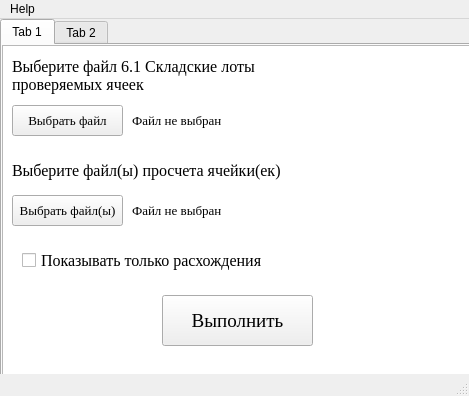
<?xml version="1.0" encoding="UTF-8"?>
<ui version="4.0">
 <class>MainWindow</class>
 <widget class="QMainWindow" name="MainWindow">
  <property name="geometry">
   <rect>
    <x>0</x>
    <y>0</y>
    <width>469</width>
    <height>396</height>
   </rect>
  </property>
  <property name="windowTitle">
   <string>MainWindow</string>
  </property>
  <widget class="QWidget" name="centralwidget">
   <widget class="QTabWidget" name="tabWidget">
    <property name="geometry">
     <rect>
      <x>0</x>
      <y>0</y>
      <width>471</width>
      <height>361</height>
     </rect>
    </property>
    <property name="currentIndex">
     <number>0</number>
    </property>
    <widget class="QWidget" name="tab">
     <property name="cursor">
      <cursorShape>ArrowCursor</cursorShape>
     </property>
     <attribute name="title">
      <string>Tab 1</string>
     </attribute>
     <widget class="QPushButton" name="pushButton_3">
      <property name="geometry">
       <rect>
        <x>160</x>
        <y>250</y>
        <width>151</width>
        <height>51</height>
       </rect>
      </property>
      <property name="font">
       <font>
        <family>Times New Roman</family>
        <pointsize>14</pointsize>
        <weight>50</weight>
        <bold>false</bold>
       </font>
      </property>
      <property name="text">
       <string>Выполнить</string>
      </property>
     </widget>
     <widget class="QLabel" name="label_3">
      <property name="geometry">
       <rect>
        <x>130</x>
        <y>60</y>
        <width>221</width>
        <height>31</height>
       </rect>
      </property>
      <property name="font">
       <font>
        <family>Times New Roman</family>
        <pointsize>10</pointsize>
        <weight>50</weight>
        <italic>false</italic>
        <bold>false</bold>
        <underline>false</underline>
        <strikeout>false</strikeout>
       </font>
      </property>
      <property name="text">
       <string>Файл не выбран</string>
      </property>
      <property name="textFormat">
       <enum>Qt::AutoText</enum>
      </property>
     </widget>
     <widget class="QPushButton" name="pushButton">
      <property name="geometry">
       <rect>
        <x>10</x>
        <y>60</y>
        <width>111</width>
        <height>31</height>
       </rect>
      </property>
      <property name="font">
       <font>
        <family>Times New Roman</family>
        <pointsize>10</pointsize>
       </font>
      </property>
      <property name="text">
       <string>Выбрать файл</string>
      </property>
     </widget>
     <widget class="QLabel" name="label">
      <property name="enabled">
       <bool>true</bool>
      </property>
      <property name="geometry">
       <rect>
        <x>10</x>
        <y>10</y>
        <width>321</width>
        <height>41</height>
       </rect>
      </property>
      <property name="font">
       <font>
        <family>Times New Roman</family>
        <pointsize>12</pointsize>
        <weight>50</weight>
        <italic>false</italic>
        <bold>false</bold>
        <underline>false</underline>
        <strikeout>false</strikeout>
       </font>
      </property>
      <property name="text">
       <string>Выберите файл 6.1 Складские лоты 
проверяемых ячеек</string>
      </property>
      <property name="textFormat">
       <enum>Qt::AutoText</enum>
      </property>
     </widget>
     <widget class="QLabel" name="label_5">
      <property name="geometry">
       <rect>
        <x>130</x>
        <y>150</y>
        <width>221</width>
        <height>31</height>
       </rect>
      </property>
      <property name="font">
       <font>
        <family>Times New Roman</family>
        <pointsize>10</pointsize>
        <weight>50</weight>
        <italic>false</italic>
        <bold>false</bold>
        <underline>false</underline>
        <strikeout>false</strikeout>
       </font>
      </property>
      <property name="text">
       <string>Файл не выбран</string>
      </property>
      <property name="textFormat">
       <enum>Qt::AutoText</enum>
      </property>
     </widget>
     <widget class="QCheckBox" name="checkBox">
      <property name="geometry">
       <rect>
        <x>20</x>
        <y>200</y>
        <width>281</width>
        <height>31</height>
       </rect>
      </property>
      <property name="font">
       <font>
        <family>Times New Roman</family>
        <pointsize>12</pointsize>
        <weight>50</weight>
        <italic>false</italic>
        <bold>false</bold>
        <underline>false</underline>
        <strikeout>false</strikeout>
       </font>
      </property>
      <property name="text">
       <string>Показывать только расхождения</string>
      </property>
     </widget>
     <widget class="QPushButton" name="pushButton_2">
      <property name="geometry">
       <rect>
        <x>10</x>
        <y>150</y>
        <width>111</width>
        <height>31</height>
       </rect>
      </property>
      <property name="font">
       <font>
        <family>Times New Roman</family>
        <pointsize>10</pointsize>
       </font>
      </property>
      <property name="text">
       <string>Выбрать файл(ы)</string>
      </property>
     </widget>
     <widget class="QLabel" name="label_2">
      <property name="geometry">
       <rect>
        <x>10</x>
        <y>110</y>
        <width>301</width>
        <height>31</height>
       </rect>
      </property>
      <property name="font">
       <font>
        <family>Times New Roman</family>
        <pointsize>12</pointsize>
        <weight>50</weight>
        <italic>false</italic>
        <bold>false</bold>
        <underline>false</underline>
        <strikeout>false</strikeout>
       </font>
      </property>
      <property name="text">
       <string>Выберите файл(ы) просчета ячейки(ек)</string>
      </property>
      <property name="textFormat">
       <enum>Qt::AutoText</enum>
      </property>
     </widget>
     <widget class="QGraphicsView" name="graphicsView">
      <property name="geometry">
       <rect>
        <x>0</x>
        <y>0</y>
        <width>471</width>
        <height>341</height>
       </rect>
      </property>
     </widget>
     <zorder>graphicsView</zorder>
     <zorder>pushButton_3</zorder>
     <zorder>label_3</zorder>
     <zorder>pushButton</zorder>
     <zorder>label</zorder>
     <zorder>label_5</zorder>
     <zorder>checkBox</zorder>
     <zorder>pushButton_2</zorder>
     <zorder>label_2</zorder>
    </widget>
    <widget class="QWidget" name="tab_2">
     <attribute name="title">
      <string>Tab 2</string>
     </attribute>
     <widget class="QPushButton" name="pushButton_4">
      <property name="geometry">
       <rect>
        <x>160</x>
        <y>250</y>
        <width>151</width>
        <height>51</height>
       </rect>
      </property>
      <property name="font">
       <font>
        <family>Times New Roman</family>
        <pointsize>14</pointsize>
        <weight>50</weight>
        <bold>false</bold>
       </font>
      </property>
      <property name="text">
       <string>Выполнить</string>
      </property>
     </widget>
     <widget class="QLabel" name="label_4">
      <property name="geometry">
       <rect>
        <x>10</x>
        <y>70</y>
        <width>341</width>
        <height>31</height>
       </rect>
      </property>
      <property name="font">
       <font>
        <family>Times New Roman</family>
        <pointsize>10</pointsize>
       </font>
      </property>
      <property name="text">
       <string>Файл не выбран</string>
      </property>
      <property name="textFormat">
       <enum>Qt::AutoText</enum>
      </property>
     </widget>
     <widget class="QPushButton" name="pushButton_5">
      <property name="geometry">
       <rect>
        <x>10</x>
        <y>40</y>
        <width>111</width>
        <height>31</height>
       </rect>
      </property>
      <property name="font">
       <font>
        <family>Times New Roman</family>
        <pointsize>10</pointsize>
       </font>
      </property>
      <property name="text">
       <string>Выбрать файл</string>
      </property>
     </widget>
     <widget class="QLabel" name="label_6">
      <property name="geometry">
       <rect>
        <x>10</x>
        <y>10</y>
        <width>301</width>
        <height>31</height>
       </rect>
      </property>
      <property name="font">
       <font>
        <family>Times New Roman</family>
        <pointsize>12</pointsize>
       </font>
      </property>
      <property name="text">
       <string>Выберите файл DVL</string>
      </property>
      <property name="textFormat">
       <enum>Qt::AutoText</enum>
      </property>
     </widget>
     <widget class="QLabel" name="label_7">
      <property name="geometry">
       <rect>
        <x>10</x>
        <y>180</y>
        <width>341</width>
        <height>31</height>
       </rect>
      </property>
      <property name="font">
       <font>
        <family>Times New Roman</family>
        <pointsize>10</pointsize>
       </font>
      </property>
      <property name="text">
       <string>Файл не выбран</string>
      </property>
      <property name="textFormat">
       <enum>Qt::AutoText</enum>
      </property>
     </widget>
     <widget class="QPushButton" name="pushButton_6">
      <property name="geometry">
       <rect>
        <x>10</x>
        <y>140</y>
        <width>111</width>
        <height>31</height>
       </rect>
      </property>
      <property name="font">
       <font>
        <family>Times New Roman</family>
        <pointsize>10</pointsize>
       </font>
      </property>
      <property name="text">
       <string>Выбрать файл(ы)</string>
      </property>
     </widget>
     <widget class="QLabel" name="label_8">
      <property name="geometry">
       <rect>
        <x>10</x>
        <y>110</y>
        <width>341</width>
        <height>31</height>
       </rect>
      </property>
      <property name="font">
       <font>
        <family>Times New Roman</family>
        <pointsize>12</pointsize>
       </font>
      </property>
      <property name="text">
       <string>Выберите файл(ы) сканирования R, B с грузомест</string>
      </property>
      <property name="textFormat">
       <enum>Qt::AutoText</enum>
      </property>
     </widget>
     <widget class="QGraphicsView" name="graphicsView_2">
      <property name="geometry">
       <rect>
        <x>0</x>
        <y>0</y>
        <width>471</width>
        <height>341</height>
       </rect>
      </property>
     </widget>
     <zorder>graphicsView_2</zorder>
     <zorder>pushButton_4</zorder>
     <zorder>label_4</zorder>
     <zorder>pushButton_5</zorder>
     <zorder>label_6</zorder>
     <zorder>label_7</zorder>
     <zorder>pushButton_6</zorder>
     <zorder>label_8</zorder>
    </widget>
   </widget>
  </widget>
  <widget class="QStatusBar" name="statusbar"/>
  <widget class="QMenuBar" name="menuBar">
   <property name="geometry">
    <rect>
     <x>0</x>
     <y>0</y>
     <width>469</width>
     <height>21</height>
    </rect>
   </property>
   <widget class="QMenu" name="menu">
    <property name="title">
     <string>Help</string>
    </property>
    <addaction name="action"/>
   </widget>
   <addaction name="menu"/>
  </widget>
  <action name="action">
   <property name="text">
    <string>Опрограмме</string>
   </property>
  </action>
 </widget>
 <resources/>
 <connections/>
</ui>
